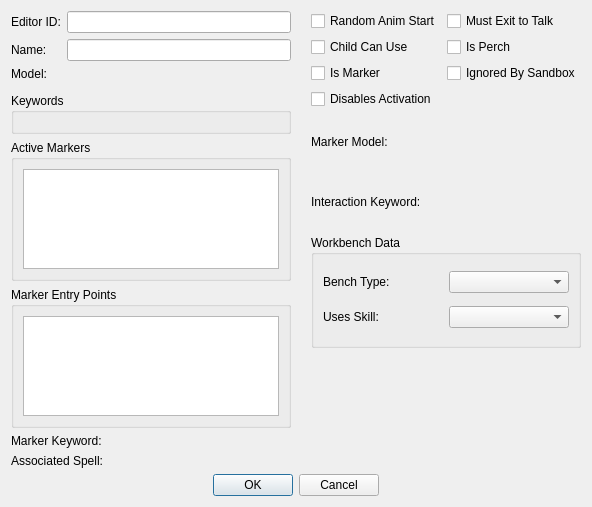
<?xml version="1.0" encoding="UTF-8"?>
<ui version="4.0">
 <class>FormDialogFurniture</class>
 <widget class="QDialog" name="FormDialogFurniture">
  <property name="windowTitle">
   <string>Furniture</string>
  </property>
  <layout class="QGridLayout" name="gridLayout_6">
   <item row="1" column="0" colspan="3">
    <layout class="QHBoxLayout" name="buttonsLayout">
     <item>
      <spacer name="horizontalSpacer">
       <property name="orientation">
        <enum>Qt::Horizontal</enum>
       </property>
       <property name="sizeHint" stdset="0">
        <size>
         <width>40</width>
         <height>20</height>
        </size>
       </property>
      </spacer>
     </item>
     <item>
      <widget class="QPushButton" name="buttonOK">
       <property name="text">
        <string>OK</string>
       </property>
      </widget>
     </item>
     <item>
      <widget class="QPushButton" name="buttonCancel">
       <property name="text">
        <string>Cancel</string>
       </property>
      </widget>
     </item>
     <item>
      <spacer name="horizontalSpacer_2">
       <property name="orientation">
        <enum>Qt::Horizontal</enum>
       </property>
       <property name="sizeHint" stdset="0">
        <size>
         <width>40</width>
         <height>20</height>
        </size>
       </property>
      </spacer>
     </item>
    </layout>
   </item>
   <item row="0" column="2">
    <layout class="QVBoxLayout" name="verticalLayout_2">
     <item>
      <layout class="QGridLayout" name="gridLayout_9">
       <item row="0" column="0">
        <widget class="QCheckBox" name="flagRandomAnimStart">
         <property name="text">
          <string>Random Anim Start</string>
         </property>
        </widget>
       </item>
       <item row="3" column="0">
        <widget class="QCheckBox" name="flagDisableActivation">
         <property name="text">
          <string>Disables Activation</string>
         </property>
        </widget>
       </item>
       <item row="1" column="0">
        <widget class="QCheckBox" name="flagChild">
         <property name="text">
          <string>Child Can Use</string>
         </property>
        </widget>
       </item>
       <item row="2" column="0">
        <widget class="QCheckBox" name="flagIsMarker">
         <property name="text">
          <string>Is Marker</string>
         </property>
        </widget>
       </item>
       <item row="0" column="1">
        <widget class="QCheckBox" name="flagMustExitToTalk">
         <property name="text">
          <string>Must Exit to Talk</string>
         </property>
        </widget>
       </item>
       <item row="1" column="1">
        <widget class="QCheckBox" name="flagIsPerch">
         <property name="text">
          <string>Is Perch</string>
         </property>
        </widget>
       </item>
       <item row="2" column="1">
        <widget class="QCheckBox" name="flagIgnoredBySandbox">
         <property name="text">
          <string>Ignored By Sandbox</string>
         </property>
        </widget>
       </item>
      </layout>
     </item>
     <item>
      <layout class="QGridLayout" name="gridLayout_7">
       <item row="1" column="0">
        <widget class="QLabel" name="label_7">
         <property name="text">
          <string>Interaction Keyword:</string>
         </property>
         <property name="buddy">
          <cstring>interactionKeyword</cstring>
         </property>
        </widget>
       </item>
       <item row="0" column="0">
        <widget class="QLabel" name="label_6">
         <property name="text">
          <string>Marker Model:</string>
         </property>
         <property name="buddy">
          <cstring>markerModel</cstring>
         </property>
        </widget>
       </item>
       <item row="0" column="1">
        <widget class="DKFormNIFPicker" name="markerModel"/>
       </item>
       <item row="1" column="1">
        <widget class="DKFormPicker" name="interactionKeyword"/>
       </item>
      </layout>
     </item>
     <item>
      <widget class="QGroupBox" name="groupBox_4">
       <property name="title">
        <string>Workbench Data</string>
       </property>
       <layout class="QGridLayout" name="gridLayout_8">
        <item row="1" column="0">
         <widget class="QLabel" name="label_9">
          <property name="text">
           <string>Uses Skill:</string>
          </property>
          <property name="buddy">
           <cstring>workbenchSkill</cstring>
          </property>
         </widget>
        </item>
        <item row="0" column="0">
         <widget class="QLabel" name="label_8">
          <property name="text">
           <string>Bench Type:</string>
          </property>
          <property name="buddy">
           <cstring>workbenchType</cstring>
          </property>
         </widget>
        </item>
        <item row="0" column="1">
         <widget class="QComboBox" name="workbenchType"/>
        </item>
        <item row="1" column="1">
         <widget class="QComboBox" name="workbenchSkill"/>
        </item>
       </layout>
      </widget>
     </item>
     <item>
      <widget class="DKPapyrusBoundScriptListPane" name="scriptListPane"/>
     </item>
    </layout>
   </item>
   <item row="0" column="0">
    <layout class="QVBoxLayout" name="verticalLayout">
     <item>
      <layout class="QGridLayout" name="gridLayout">
       <item row="0" column="1">
        <widget class="QLineEdit" name="editorID"/>
       </item>
       <item row="0" column="0">
        <widget class="QLabel" name="label">
         <property name="text">
          <string>Editor ID:</string>
         </property>
         <property name="buddy">
          <cstring>editorID</cstring>
         </property>
        </widget>
       </item>
       <item row="1" column="0">
        <widget class="QLabel" name="label_2">
         <property name="text">
          <string>Name:</string>
         </property>
         <property name="buddy">
          <cstring>name</cstring>
         </property>
        </widget>
       </item>
       <item row="1" column="1">
        <widget class="QLineEdit" name="name"/>
       </item>
       <item row="2" column="1">
        <widget class="DKFormNIFPicker" name="model"/>
       </item>
       <item row="3" column="0" colspan="2">
        <widget class="DKFormDestructionDataButton" name="destructionData"/>
       </item>
       <item row="2" column="0">
        <widget class="QLabel" name="label_3">
         <property name="text">
          <string>Model:</string>
         </property>
         <property name="buddy">
          <cstring>model</cstring>
         </property>
        </widget>
       </item>
      </layout>
     </item>
     <item>
      <widget class="QGroupBox" name="groupBox">
       <property name="title">
        <string>Keywords</string>
       </property>
       <layout class="QGridLayout" name="gridLayout_2">
        <item row="0" column="0">
         <widget class="DKFormListPane" name="keywords"/>
        </item>
       </layout>
      </widget>
     </item>
     <item>
      <widget class="QGroupBox" name="groupBox_2">
       <property name="title">
        <string>Active Markers</string>
       </property>
       <layout class="QGridLayout" name="gridLayout_4">
        <item row="0" column="0">
         <widget class="QTableView" name="activeMarkers">
          <property name="maximumSize">
           <size>
            <width>16777215</width>
            <height>100</height>
           </size>
          </property>
         </widget>
        </item>
       </layout>
      </widget>
     </item>
     <item>
      <widget class="QGroupBox" name="groupBox_3">
       <property name="title">
        <string>Marker Entry Points</string>
       </property>
       <layout class="QGridLayout" name="gridLayout_5">
        <item row="0" column="0">
         <widget class="QTableView" name="markerEntryPoints">
          <property name="maximumSize">
           <size>
            <width>16777215</width>
            <height>100</height>
           </size>
          </property>
         </widget>
        </item>
       </layout>
      </widget>
     </item>
     <item>
      <layout class="QGridLayout" name="gridLayout_3">
       <item row="1" column="0">
        <widget class="QLabel" name="label_5">
         <property name="text">
          <string>Associated Spell:</string>
         </property>
         <property name="buddy">
          <cstring>associatedSpell</cstring>
         </property>
        </widget>
       </item>
       <item row="0" column="0">
        <widget class="QLabel" name="label_4">
         <property name="text">
          <string>Marker Keyword:</string>
         </property>
         <property name="buddy">
          <cstring>markerKeyword</cstring>
         </property>
        </widget>
       </item>
       <item row="0" column="1">
        <widget class="DKFormPicker" name="markerKeyword"/>
       </item>
       <item row="1" column="1">
        <widget class="DKFormPicker" name="associatedSpell"/>
       </item>
      </layout>
     </item>
    </layout>
   </item>
   <item row="0" column="1">
    <spacer name="horizontalSpacer_3">
     <property name="orientation">
      <enum>Qt::Horizontal</enum>
     </property>
     <property name="sizeType">
      <enum>QSizePolicy::Fixed</enum>
     </property>
     <property name="sizeHint" stdset="0">
      <size>
       <width>8</width>
       <height>20</height>
      </size>
     </property>
    </spacer>
   </item>
  </layout>
 </widget>
 <customwidgets>
  <customwidget>
   <class>DKFormPicker</class>
   <extends>QWidget</extends>
   <header>widgets/DKFormPicker.h</header>
  </customwidget>
  <customwidget>
   <class>DKFormListPane</class>
   <extends>QWidget</extends>
   <header>widgets/DKFormListPane.h</header>
  </customwidget>
  <customwidget>
   <class>DKFormDestructionDataButton</class>
   <extends>QWidget</extends>
   <header>widgets/DKFormDestructionDataButton.h</header>
  </customwidget>
  <customwidget>
   <class>DKPapyrusBoundScriptListPane</class>
   <extends>QWidget</extends>
   <header>widgets/DKPapyrusBoundScriptListPane.h</header>
  </customwidget>
  <customwidget>
   <class>DKFormNIFPicker</class>
   <extends>QWidget</extends>
   <header>widgets/DKFormNIFPicker.h</header>
  </customwidget>
 </customwidgets>
 <tabstops>
  <tabstop>editorID</tabstop>
  <tabstop>name</tabstop>
  <tabstop>model</tabstop>
  <tabstop>destructionData</tabstop>
  <tabstop>flagRandomAnimStart</tabstop>
  <tabstop>flagChild</tabstop>
  <tabstop>flagIsMarker</tabstop>
  <tabstop>flagDisableActivation</tabstop>
  <tabstop>flagMustExitToTalk</tabstop>
  <tabstop>flagIsPerch</tabstop>
  <tabstop>flagIgnoredBySandbox</tabstop>
  <tabstop>keywords</tabstop>
  <tabstop>activeMarkers</tabstop>
  <tabstop>markerEntryPoints</tabstop>
  <tabstop>markerKeyword</tabstop>
  <tabstop>associatedSpell</tabstop>
  <tabstop>markerModel</tabstop>
  <tabstop>interactionKeyword</tabstop>
  <tabstop>workbenchType</tabstop>
  <tabstop>workbenchSkill</tabstop>
  <tabstop>scriptListPane</tabstop>
  <tabstop>buttonOK</tabstop>
  <tabstop>buttonCancel</tabstop>
 </tabstops>
 <resources/>
 <connections/>
</ui>
